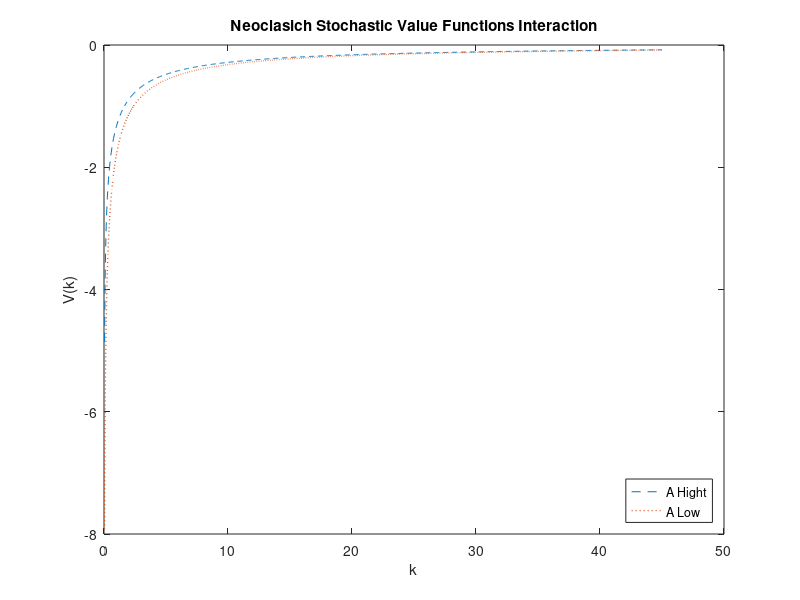
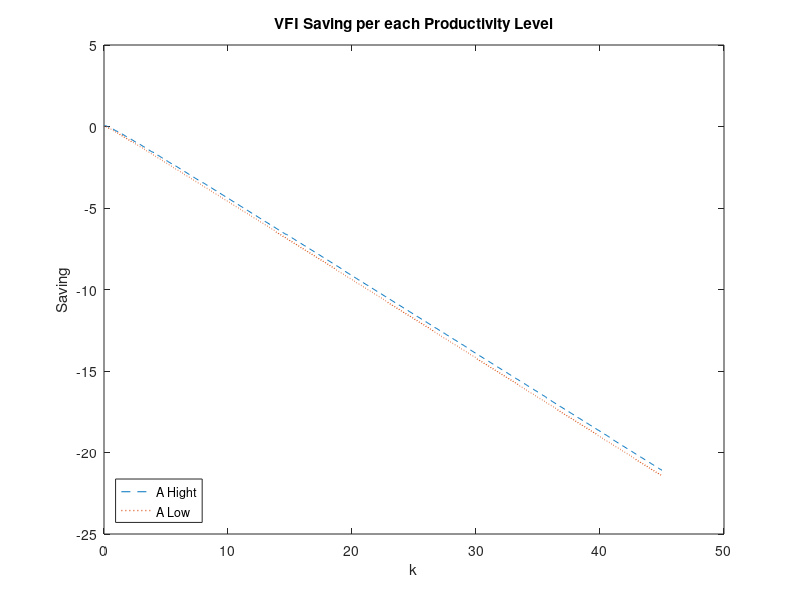

Reproduce these figures in MATLAB, in order.
clear 
close all
%%%% Set up parameters
alpha = 0.35;
beta = 0.99;
delta = 0.025;
sigma = 2;
%maxits=100;
A= [0.977 0.023; 0.074 0.926];
A_h=1.1;
A_l=.678;

%%%% Set up discretized state space
k_min = 0;
k_max = 45;
num_k = 1000; % number of points in the grid for k

k = linspace(k_min, k_max, num_k);

k_mat = repmat(k', [1 num_k]); % this will be useful in a bit

%%%% Set up consumption and return function
% 1st dim(rows): k today, 2nd dim (cols): k' chosen for tomorrow

cons_h = A_h*k_mat.^ alpha + (1 - delta) * k_mat - k_mat'; 
cons_l = A_l*k_mat.^ alpha + (1 - delta) * k_mat - k_mat'; 

ret_h = (cons_h).^ (1 - sigma) / (1 - sigma); % return function high
ret_l = (cons_l).^ (1 - sigma) / (1 - sigma); % return function
% negative consumption is not possible -> make it irrelevant by assigning
% it very large negative utility
ret_h(cons_h < 0) =  -Inf;
ret_l(cons_l < 0) =  -Inf;

%%%% Iteration
dis = 1; tol =1e-05; % tolerance for stopping 
v_guess = zeros(2,num_k);
 its = 0;
tic
while dis > tol  %& its < maxits
    % compute the utility value for all possible combinations of k and k':
     [vfnH,pol_indxH]=max(ret_h + beta.*repmat(mtimes(A(1,:),v_guess),[num_k 1]),[],2);
    [vfnL,pol_indxL]=max(ret_l + beta.*repmat(mtimes(A(2,:),v_guess),[num_k 1]),[],2);
   vfn=[vfnH'; vfnL'];
    % what is the distance between current guess and value function
    % based on the whole matrix
    dis = max(abs(vfn - v_guess));
    
       v_guess = vfn;
    % if distance is larger than tolerance, update current guess and
    % continue, otherwise exit the loop
         its = i  ;
end
toc 

g = [k(pol_indxH)' k(pol_indxL)']; % policy function
gH = k(pol_indxH); % policy function
gL= k(pol_indxL);

plot(k,v_guess(1,:)','--',k,v_guess(2,:)',':','Linewidth',1) 
xlabel('k') 
ylabel('V(k)')
title('Neoclasich Stochastic Value Functions Interaction')
legend({'A Hight','A Low'},'Location','southeast')



figure
%policy function
plot(k,k(pol_indxH)','--',k,k(pol_indxL)',':','Linewidth',1) 
xlabel('k') 
ylabel('V(k)')
title('VFI g(k) vs k')
legend({'A Hight','A Low'},'Location','southeast')


%saving (investment)

sH=gH - (1-delta).*k;
sL=gL - (1-delta).*k;

plot(k,sH,'--',k,sL,':','Linewidth',1) 
xlabel('k') 
ylabel('Saving')
title('VFI Saving per each Productivity Level')
legend({'A Hight','A Low'},'Location','southwest')

